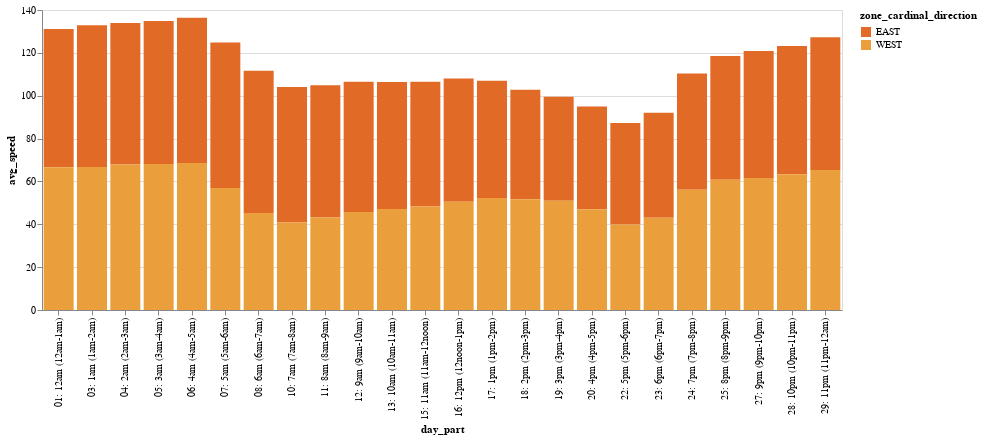

Write notebook code for a chart like this one.
### Code cell
chart = (
        alt.Chart(sl_hourly_agg)
        .mark_bar()
        .encode(
            x=alt.X("day_part"),
            y=alt.Y("avg_speed"),
            color=alt.Color("zone_cardinal_direction", scale=alt.Scale(range = cp.CALITP_DIVERGING_COLORS,
            domain=sl_hourly_agg["zone_cardinal_direction"].unique().tolist())
            ),
            tooltip=sl_hourly_agg.columns.tolist(),
            )
      .properties(
    width=800,
    height=300)
        )
chart

### Figure 1 — Vega-Lite specification as saved in the notebook (floating-point values rounded to 4 significant figures)
{"config": {"view": {"continuousWidth": 300, "continuousHeight": 300}}, "data": {"name": "data-3fba12efdf354b7883c43d7d9e4ce13e"}, "mark": {"type": "bar"}, "encoding": {"color": {"field": "zone_cardinal_direction", "scale": {"domain": ["EAST", "WEST"], "range": ["#E16B26", "#EB9F3C", "#f6e7e1", "#8CBCCB", "#2EA8CE", "#136C97"]}, "type": "nominal"}, "tooltip": [{"field": "zone_cardinal_direction", "type": "nominal"}, {"field": "day_type", "type": "nominal"}, {"field": "day_part", "type": "nominal"}, {"field": "avg_speed", "type": "quantitative"}, {"field": "avg_travel_time", "type": "quantitative"}, {"field": "avg_volume", "type": "quantitative"}, {"field": "sum_volume", "type": "quantitative"}], "x": {"field": "day_part", "type": "nominal"}, "y": {"field": "avg_speed", "type": "quantitative"}}, "height": 300, "width": 800, "$schema": "https://vega.github.io/schema/vega-lite/v5.14.1.json", "datasets": {"data-3fba12efdf354b7883c43d7d9e4ce13e": [{"zone_cardinal_direction": "EAST", "day_type": "0: All Days (M-Su)", "day_part": "01: 12am (12am-1am)", "avg_speed": 64.5, "avg_travel_time": 27.0, "avg_volume": 2453.0, "sum_volume": 24526}, {"zone_cardinal_direction": "EAST", "day_type": "0: All Days (M-Su)", "day_part": "03: 1am (1am-2am)", "avg_speed": 66.1, "avg_travel_time": 26.3, "avg_volume": 1498.0, "sum_volume": 14981}, {"zone_cardinal_direction": "EAST", "day_type": "0: All Days (M-Su)", "day_part": "04: 2am (2am-3am)", "avg_speed": 66.1, "avg_travel_time": 26.1, "avg_volume": 1143.0, "sum_volume": 11433}, {"zone_cardinal_direction": "EAST", "day_type": "0: All Days (M-Su)", "day_part": "05: 3am (3am-4am)", "avg_speed": 66.7, "avg_travel_time": 25.6, "avg_volume": 741.0, "sum_volume": 7410}, {"zone_cardinal_direction": "EAST", "day_type": "0: All Days (M-Su)", "day_part": "06: 4am (4am-5am)", "avg_speed": 67.8, "avg_travel_time": 25.4, "avg_volume": 919.5, "sum_volume": 9195}, {"zone_cardinal_direction": "EAST", "day_type": "0: All Days (M-Su)", "day_part": "07: 5am (5am-6am)", "avg_speed": 68.0, "avg_travel_time": 25.2, "avg_volume": 1677.0, "sum_volume": 16771}, {"zone_cardinal_direction": "EAST", "day_type": "0: All Days (M-Su)", "day_part": "08: 6am (6am-7am)", "avg_speed": 66.4, "avg_travel_time": 26.1, "avg_volume": 3067.0, "sum_volume": 30670}, {"zone_cardinal_direction": "EAST", "day_type": "0: All Days (M-Su)", "day_part": "10: 7am (7am-8am)", "avg_speed": 63.2, "avg_travel_time": 27.7, "avg_volume": 4861.0, "sum_volume": 48614}, {"zone_cardinal_direction": "EAST", "day_type": "0: All Days (M-Su)", "day_part": "11: 8am (8am-9am)", "avg_speed": 61.7, "avg_travel_time": 28.2, "avg_volume": 5792.0, "sum_volume": 57917}, {"zone_cardinal_direction": "EAST", "day_type": "0: All Days (M-Su)", "day_part": "12: 9am (9am-10am)", "avg_speed": 60.7, "avg_travel_time": 28.8, "avg_volume": 6218.0, "sum_volume": 62181}, {"zone_cardinal_direction": "EAST", "day_type": "0: All Days (M-Su)", "day_part": "13: 10am (10am-11am)", "avg_speed": 59.3, "avg_travel_time": 29.5, "avg_volume": 7219.0, "sum_volume": 72186}, {"zone_cardinal_direction": "EAST", "day_type": "0: All Days (M-Su)", "day_part": "15: 11am (11am-12noon)", "avg_speed": 58.2, "avg_travel_time": 30.2, "avg_volume": 8069.0, "sum_volume": 80693}, {"zone_cardinal_direction": "EAST", "day_type": "0: All Days (M-Su)", "day_part": "16: 12pm (12noon-1pm)", "avg_speed": 57.5, "avg_travel_time": 31.7, "avg_volume": 8800.0, "sum_volume": 88003}, {"zone_cardinal_direction": "EAST", "day_type": "0: All Days (M-Su)", "day_part": "17: 1pm (1pm-2pm)", "avg_speed": 54.8, "avg_travel_time": 33.6, "avg_volume": 9319.0, "sum_volume": 93189}, {"zone_cardinal_direction": "EAST", "day_type": "0: All Days (M-Su)", "day_part": "18: 2pm (2pm-3pm)", "avg_speed": 51.1, "avg_travel_time": 36.3, "avg_volume": 9953.0, "sum_volume": 99528}, {"zone_cardinal_direction": "EAST", "day_type": "0: All Days (M-Su)", "day_part": "19: 3pm (3pm-4pm)", "avg_speed": 48.5, "avg_travel_time": 38.6, "avg_volume": 9779.0, "sum_volume": 97789}, {"zone_cardinal_direction": "EAST", "day_type": "0: All Days (M-Su)", "day_part": "20: 4pm (4pm-5pm)", "avg_speed": 48.0, "avg_travel_time": 39.4, "avg_volume": 9494.0, "sum_volume": 94943}, {"zone_cardinal_direction": "EAST", "day_type": "0: All Days (M-Su)", "day_part": "22: 5pm (5pm-6pm)", "avg_speed": 47.4, "avg_travel_time": 39.5, "avg_volume": 9071.0, "sum_volume": 90712}, {"zone_cardinal_direction": "EAST", "day_type": "0: All Days (M-Su)", "day_part": "23: 6pm (6pm-7pm)", "avg_speed": 49.0, "avg_travel_time": 37.6, "avg_volume": 8538.0, "sum_volume": 85381}, {"zone_cardinal_direction": "EAST", "day_type": "0: All Days (M-Su)", "day_part": "24: 7pm (7pm-8pm)", "avg_speed": 54.2, "avg_travel_time": 33.3, "avg_volume": 7829.0, "sum_volume": 78294}, {"zone_cardinal_direction": "EAST", "day_type": "0: All Days (M-Su)", "day_part": "25: 8pm (8pm-9pm)", "avg_speed": 57.7, "avg_travel_time": 30.9, "avg_volume": 6893.0, "sum_volume": 68932}, {"zone_cardinal_direction": "EAST", "day_type": "0: All Days (M-Su)", "day_part": "27: 9pm (9pm-10pm)", "avg_speed": 59.3, "avg_travel_time": 29.4, "avg_volume": 6384.0, "sum_volume": 63835}, {"zone_cardinal_direction": "EAST", "day_type": "0: All Days (M-Su)", "day_part": "28: 10pm (10pm-11pm)", "avg_speed": 59.9, "avg_travel_time": 29.1, "avg_volume": 5890.0, "sum_volume": 58898}, {"zone_cardinal_direction": "EAST", "day_type": "0: All Days (M-Su)", "day_part": "29: 11pm (11pm-12am)", "avg_speed": 61.9, "avg_travel_time": 28.2, "avg_volume": 4074.0, "sum_volume": 40741}, {"zone_cardinal_direction": "WEST", "day_type": "0: All Days (M-Su)", "day_part": "01: 12am (12am-1am)", "avg_speed": 66.67, "avg_travel_time": 28.44, "avg_volume": 1058.0, "sum_volume": 9519}, {"zone_cardinal_direction": "WEST", "day_type": "0: All Days (M-Su)", "day_part": "03: 1am (1am-2am)", "avg_speed": 66.78, "avg_travel_time": 28.44, "avg_volume": 754.4, "sum_volume": 6790}, {"zone_cardinal_direction": "WEST", "day_type": "0: All Days (M-Su)", "day_part": "04: 2am (2am-3am)", "avg_speed": 67.89, "avg_travel_time": 27.56, "avg_volume": 817.6, "sum_volume": 7358}, {"zone_cardinal_direction": "WEST", "day_type": "0: All Days (M-Su)", "day_part": "05: 3am (3am-4am)", "avg_speed": 68.11, "avg_travel_time": 27.89, "avg_volume": 1291.0, "sum_volume": 11623}, {"zone_cardinal_direction": "WEST", "day_type": "0: All Days (M-Su)", "day_part": "06: 4am (4am-5am)", "avg_speed": 68.56, "avg_travel_time": 27.67, "avg_volume": 3400.0, "sum_volume": 30601}, {"zone_cardinal_direction": "WEST", "day_type": "0: All Days (M-Su)", "day_part": "07: 5am (5am-6am)", "avg_speed": 56.89, "avg_travel_time": 34.11, "avg_volume": 7572.0, "sum_volume": 68145}, {"zone_cardinal_direction": "WEST", "day_type": "0: All Days (M-Su)", "day_part": "08: 6am (6am-7am)", "avg_speed": 45.22, "avg_travel_time": 43.56, "avg_volume": 7903.0, "sum_volume": 71123}, {"zone_cardinal_direction": "WEST", "day_type": "0: All Days (M-Su)", "day_part": "10: 7am (7am-8am)", "avg_speed": 40.89, "avg_travel_time": 48.56, "avg_volume": 7073.0, "sum_volume": 63658}, {"zone_cardinal_direction": "WEST", "day_type": "0: All Days (M-Su)", "day_part": "11: 8am (8am-9am)", "avg_speed": 43.22, "avg_travel_time": 47.56, "avg_volume": 7499.0, "sum_volume": 67494}, {"zone_cardinal_direction": "WEST", "day_type": "0: All Days (M-Su)", "day_part": "12: 9am (9am-10am)", "avg_speed": 45.78, "avg_travel_time": 46.11, "avg_volume": 8092.0, "sum_volume": 72832}, {"zone_cardinal_direction": "WEST", "day_type": "0: All Days (M-Su)", "day_part": "13: 10am (10am-11am)", "avg_speed": 47.11, "avg_travel_time": 44.67, "avg_volume": 8061.0, "sum_volume": 72549}, {"zone_cardinal_direction": "WEST", "day_type": "0: All Days (M-Su)", "day_part": "15: 11am (11am-12noon)", "avg_speed": 48.33, "avg_travel_time": 44.89, "avg_volume": 7663.0, "sum_volume": 68963}, {"zone_cardinal_direction": "WEST", "day_type": "0: All Days (M-Su)", "day_part": "16: 12pm (12noon-1pm)", "avg_speed": 50.56, "avg_travel_time": 42.67, "avg_volume": 7071.0, "sum_volume": 63641}, {"zone_cardinal_direction": "WEST", "day_type": "0: All Days (M-Su)", "day_part": "17: 1pm (1pm-2pm)", "avg_speed": 52.22, "avg_travel_time": 40.56, "avg_volume": 6757.0, "sum_volume": 60813}, {"zone_cardinal_direction": "WEST", "day_type": "0: All Days (M-Su)", "day_part": "18: 2pm (2pm-3pm)", "avg_speed": 51.67, "avg_travel_time": 41.44, "avg_volume": 6703.0, "sum_volume": 60323}, {"zone_cardinal_direction": "WEST", "day_type": "0: All Days (M-Su)", "day_part": "19: 3pm (3pm-4pm)", "avg_speed": 51.0, "avg_travel_time": 43.11, "avg_volume": 6352.0, "sum_volume": 57164}, {"zone_cardinal_direction": "WEST", "day_type": "0: All Days (M-Su)", "day_part": "20: 4pm (4pm-5pm)", "avg_speed": 47.0, "avg_travel_time": 47.67, "avg_volume": 6175.0, "sum_volume": 55571}, {"zone_cardinal_direction": "WEST", "day_type": "0: All Days (M-Su)", "day_part": "22: 5pm (5pm-6pm)", "avg_speed": 39.89, "avg_travel_time": 54.22, "avg_volume": 5875.0, "sum_volume": 52877}, {"zone_cardinal_direction": "WEST", "day_type": "0: All Days (M-Su)", "day_part": "23: 6pm (6pm-7pm)", "avg_speed": 43.0, "avg_travel_time": 51.56, "avg_volume": 5412.0, "sum_volume": 48710}, {"zone_cardinal_direction": "WEST", "day_type": "0: All Days (M-Su)", "day_part": "24: 7pm (7pm-8pm)", "avg_speed": 56.11, "avg_travel_time": 37.89, "avg_volume": 4595.0, "sum_volume": 41353}, {"zone_cardinal_direction": "WEST", "day_type": "0: All Days (M-Su)", "day_part": "25: 8pm (8pm-9pm)", "avg_speed": 60.78, "avg_travel_time": 33.11, "avg_volume": 4138.0, "sum_volume": 37246}, {"zone_cardinal_direction": "WEST", "day_type": "0: All Days (M-Su)", "day_part": "27: 9pm (9pm-10pm)", "avg_speed": 61.56, "avg_travel_time": 31.89, "avg_volume": 3719.0, "sum_volume": 33469}, {"zone_cardinal_direction": "WEST", "day_type": "0: All Days (M-Su)", "day_part": "28: 10pm (10pm-11pm)", "avg_speed": 63.33, "avg_travel_time": 30.67, "avg_volume": 3115.0, "sum_volume": 28035}, {"zone_cardinal_direction": "WEST", "day_type": "0: All Days (M-Su)", "day_part": "29: 11pm (11pm-12am)", "avg_speed": 65.33, "avg_travel_time": 29.22, "avg_volume": 1934.0, "sum_volume": 17410}]}}
